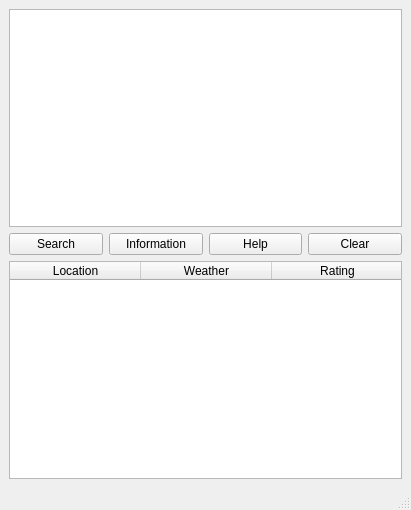
<?xml version="1.0" encoding="UTF-8"?>
<ui version="4.0">
 <class>MainWindow</class>
 <widget class="QMainWindow" name="MainWindow">
  <property name="geometry">
   <rect>
    <x>0</x>
    <y>0</y>
    <width>411</width>
    <height>510</height>
   </rect>
  </property>
  <property name="minimumSize">
   <size>
    <width>411</width>
    <height>510</height>
   </size>
  </property>
  <property name="windowTitle">
   <string>Holiday Clubber</string>
  </property>
  <property name="windowOpacity">
   <double>1.000000000000000</double>
  </property>
  <property name="toolButtonStyle">
   <enum>Qt::ToolButtonIconOnly</enum>
  </property>
  <property name="animated">
   <bool>false</bool>
  </property>
  <property name="tabShape">
   <enum>QTabWidget::Rounded</enum>
  </property>
  <property name="unifiedTitleAndToolBarOnMac">
   <bool>false</bool>
  </property>
  <widget class="QWidget" name="centralwidget">
   <layout class="QGridLayout" name="gridLayout">
    <item row="0" column="0" colspan="4">
     <widget class="QGraphicsView" name="graphicsView">
      <property name="autoFillBackground">
       <bool>false</bool>
      </property>
      <property name="interactive">
       <bool>false</bool>
      </property>
     </widget>
    </item>
    <item row="1" column="0">
     <widget class="QPushButton" name="pushButton_search">
      <property name="text">
       <string>Search</string>
      </property>
      <property name="checkable">
       <bool>false</bool>
      </property>
      <property name="autoDefault">
       <bool>true</bool>
      </property>
     </widget>
    </item>
    <item row="1" column="1">
     <widget class="QPushButton" name="pushButton__info">
      <property name="text">
       <string>Information</string>
      </property>
      <property name="autoDefault">
       <bool>true</bool>
      </property>
     </widget>
    </item>
    <item row="1" column="2">
     <widget class="QPushButton" name="pushButton_help">
      <property name="text">
       <string>Help</string>
      </property>
      <property name="autoDefault">
       <bool>true</bool>
      </property>
     </widget>
    </item>
    <item row="1" column="3">
     <widget class="QPushButton" name="pushButton_clear">
      <property name="text">
       <string>Clear</string>
      </property>
      <property name="autoDefault">
       <bool>true</bool>
      </property>
     </widget>
    </item>
    <item row="2" column="0" colspan="4">
     <widget class="QTableWidget" name="tableWidget">
      <property name="enabled">
       <bool>true</bool>
      </property>
      <property name="verticalScrollBarPolicy">
       <enum>Qt::ScrollBarAsNeeded</enum>
      </property>
      <property name="horizontalScrollBarPolicy">
       <enum>Qt::ScrollBarAlwaysOff</enum>
      </property>
      <property name="editTriggers">
       <set>QAbstractItemView::NoEditTriggers</set>
      </property>
      <property name="tabKeyNavigation">
       <bool>false</bool>
      </property>
      <property name="alternatingRowColors">
       <bool>true</bool>
      </property>
      <property name="selectionMode">
       <enum>QAbstractItemView::SingleSelection</enum>
      </property>
      <property name="selectionBehavior">
       <enum>QAbstractItemView::SelectRows</enum>
      </property>
      <property name="gridStyle">
       <enum>Qt::NoPen</enum>
      </property>
      <attribute name="horizontalHeaderVisible">
       <bool>true</bool>
      </attribute>
      <attribute name="horizontalHeaderMinimumSectionSize">
       <number>130</number>
      </attribute>
      <attribute name="horizontalHeaderDefaultSectionSize">
       <number>131</number>
      </attribute>
      <attribute name="verticalHeaderVisible">
       <bool>false</bool>
      </attribute>
      <attribute name="verticalHeaderHighlightSections">
       <bool>false</bool>
      </attribute>
      <column>
       <property name="text">
        <string>Location</string>
       </property>
      </column>
      <column>
       <property name="text">
        <string>Weather</string>
       </property>
      </column>
      <column>
       <property name="text">
        <string>Rating</string>
       </property>
      </column>
     </widget>
    </item>
   </layout>
  </widget>
  <widget class="QMenuBar" name="menubar">
   <property name="geometry">
    <rect>
     <x>0</x>
     <y>0</y>
     <width>411</width>
     <height>20</height>
    </rect>
   </property>
  </widget>
  <widget class="QStatusBar" name="statusbar"/>
 </widget>
 <resources/>
 <connections/>
</ui>
